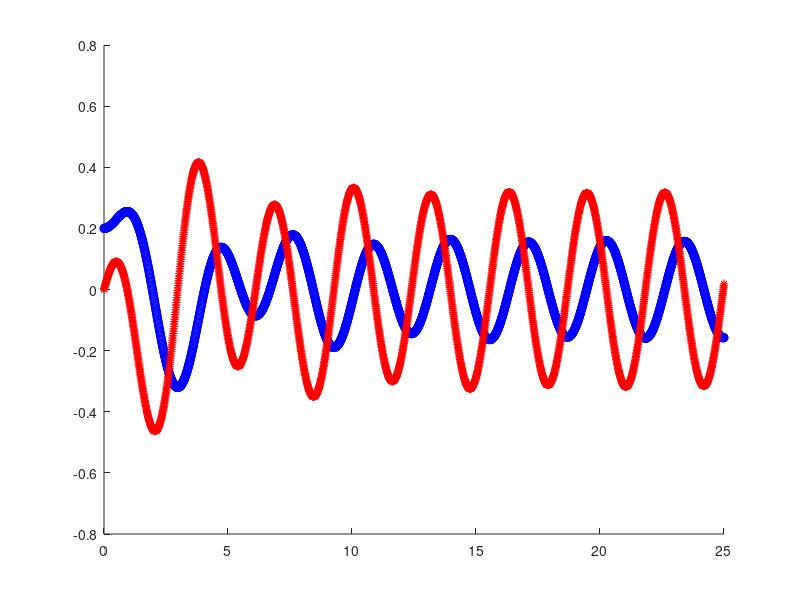
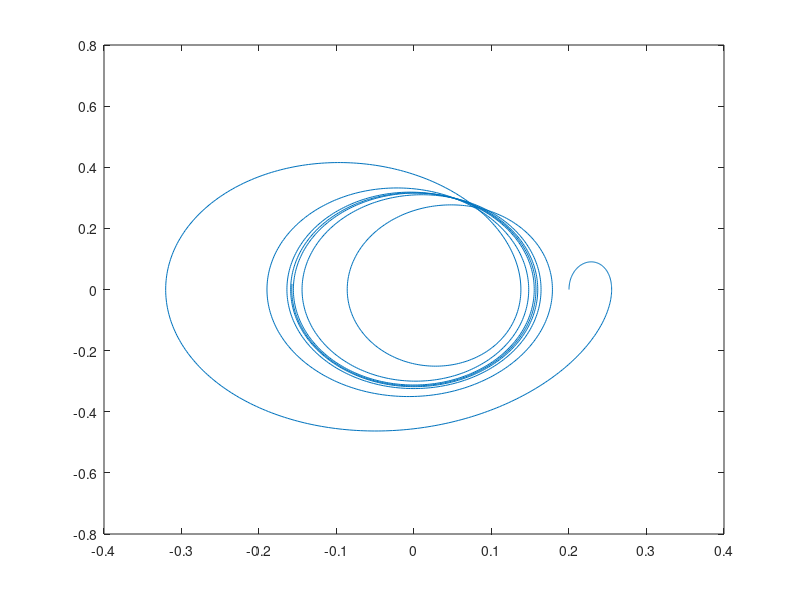
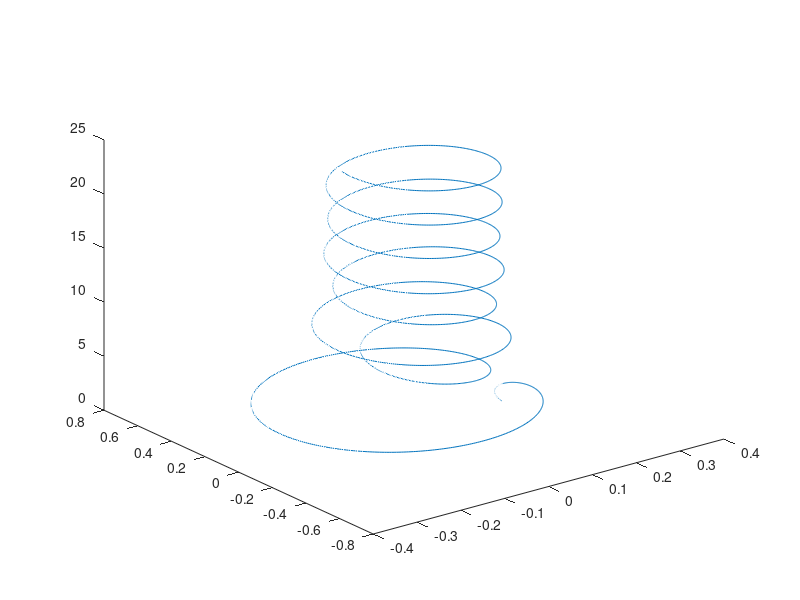

MATLAB code for these plots, in order:
w = 2 ;
w0 = 1 ;
q = 1/2 ;
F = 0.5 ;

v_der = @(x,v,t) -(w0^2)*x - q*v + F*cos(w*t) ;
x_der = @(v) v ;

x(1) = 0.2 ;
v(1) = 0 ;
time(1) = 0 ;
h = 0.01 ;

it = 1 ;

for t = 0 : h : 25-h
    x_start = x(it) ;
    v_start = v(it) ;
    x_end = x_start + h*x_der(v_start) ;
    v_end = v_start + h*v_der(x_start , v_start , t) ;
    
    x(it + 1) = x(it) + h/2 * (x_der(v_start) + x_der(v_end)) ;
    v(it + 1) = v(it) + h/2 * (v_der(x_start, v_start,t) + v_der(x_end, v_end,t+h)) ;
    
    it = it + 1 ;
    time(it) = t + h ;
end

figure ('Name' , 'Time Plot') ;
hold on ;
plot (time , x , 'bo') ;
plot (time , v , 'r*') ;
hold off ;

figure ('Name' , 'Phase Space') ;
plot (x , v) ;

figure ('Name' , 'Phase Space with time') ;
plot3 (x , v , time) ;